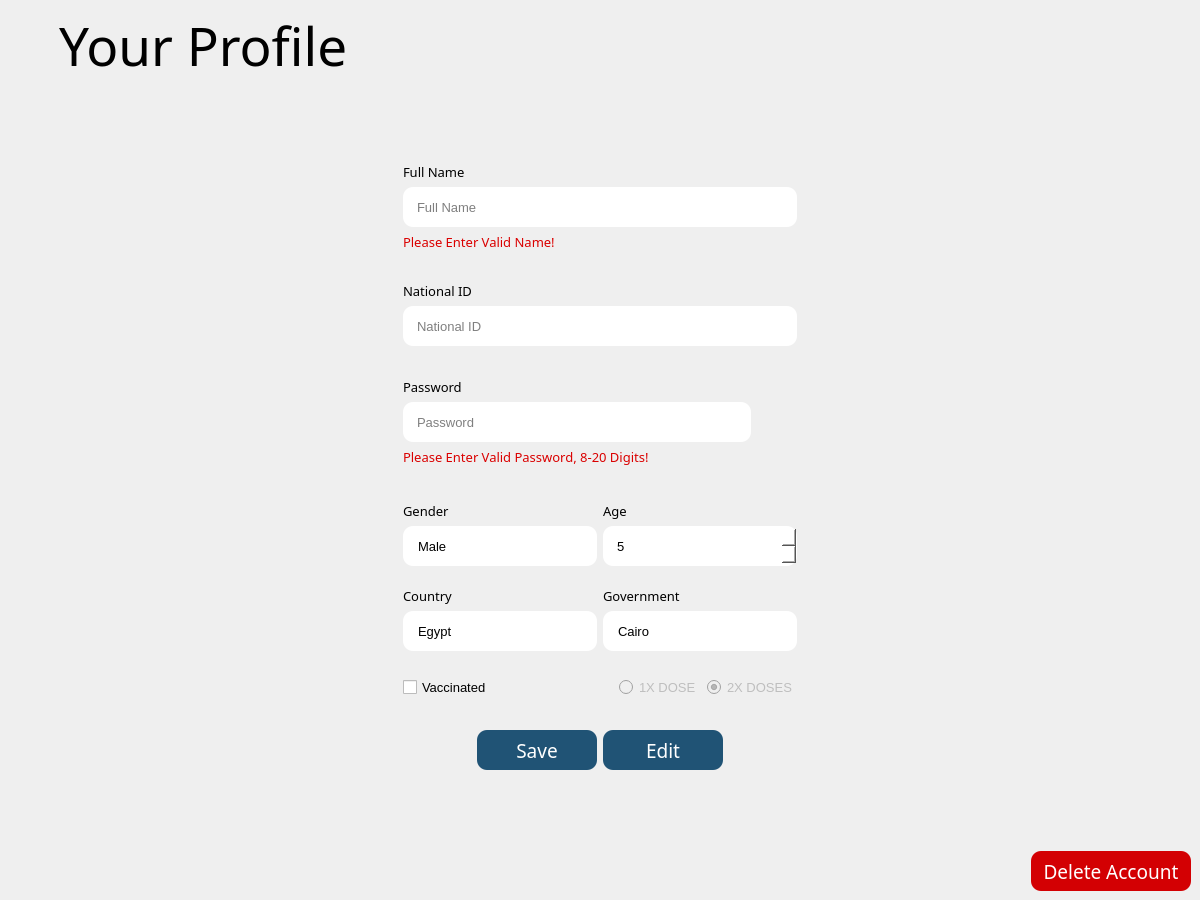
<?xml version="1.0" encoding="UTF-8"?>
<ui version="4.0">
 <class>UserProfileView</class>
 <widget class="QMainWindow" name="UserProfileView">
  <property name="geometry">
   <rect>
    <x>0</x>
    <y>0</y>
    <width>1200</width>
    <height>900</height>
   </rect>
  </property>
  <property name="minimumSize">
   <size>
    <width>1200</width>
    <height>900</height>
   </size>
  </property>
  <property name="windowTitle">
   <string>MainWindow</string>
  </property>
  <widget class="QWidget" name="centralwidget">
   <layout class="QVBoxLayout" name="verticalLayout">
    <item>
     <layout class="QHBoxLayout" name="headerHLayout" stretch="0,1,0,0">
      <item>
       <widget class="QLabel" name="headerLbl">
        <property name="font">
         <font>
          <family>Berlin Sans FB</family>
          <pointsize>40</pointsize>
         </font>
        </property>
        <property name="text">
         <string>Your Profile</string>
        </property>
        <property name="margin">
         <number>0</number>
        </property>
        <property name="indent">
         <number>50</number>
        </property>
       </widget>
      </item>
      <item>
       <spacer name="headerSpacer_MH">
        <property name="orientation">
         <enum>Qt::Horizontal</enum>
        </property>
        <property name="sizeHint" stdset="0">
         <size>
          <width>40</width>
          <height>20</height>
         </size>
        </property>
       </spacer>
      </item>
      <item>
       <widget class="QPushButton" name="backBtn">
        <property name="text">
         <string/>
        </property>
        <property name="icon">
         <iconset resource="../../WidgetsStack.qrc">
          <normaloff>:/WidgetsStack/Assets/logout-icon.png</normaloff>:/WidgetsStack/Assets/logout-icon.png</iconset>
        </property>
        <property name="iconSize">
         <size>
          <width>80</width>
          <height>80</height>
         </size>
        </property>
        <property name="flat">
         <bool>true</bool>
        </property>
       </widget>
      </item>
      <item>
       <spacer name="headerSpacer_RH">
        <property name="orientation">
         <enum>Qt::Horizontal</enum>
        </property>
        <property name="sizeHint" stdset="0">
         <size>
          <width>40</width>
          <height>20</height>
         </size>
        </property>
       </spacer>
      </item>
     </layout>
    </item>
    <item>
     <layout class="QHBoxLayout" name="MotherHorizontalLayout">
      <item>
       <spacer name="LeftHorizontalSpacer">
        <property name="orientation">
         <enum>Qt::Horizontal</enum>
        </property>
        <property name="sizeHint" stdset="0">
         <size>
          <width>40</width>
          <height>20</height>
         </size>
        </property>
       </spacer>
      </item>
      <item>
       <layout class="QVBoxLayout" name="MotherVerticalLayout">
        <item>
         <spacer name="verticalSpacer_1">
          <property name="orientation">
           <enum>Qt::Vertical</enum>
          </property>
          <property name="sizeHint" stdset="0">
           <size>
            <width>80</width>
            <height>80</height>
           </size>
          </property>
         </spacer>
        </item>
        <item>
         <widget class="QLabel" name="AgeLab_2">
          <property name="font">
           <font>
            <family>Berlin Sans FB</family>
            <pointsize>10</pointsize>
            <weight>50</weight>
            <bold>false</bold>
           </font>
          </property>
          <property name="text">
           <string>Full Name</string>
          </property>
         </widget>
        </item>
        <item>
         <widget class="QLineEdit" name="fullNameInput">
          <property name="sizePolicy">
           <sizepolicy hsizetype="Expanding" vsizetype="Fixed">
            <horstretch>0</horstretch>
            <verstretch>0</verstretch>
           </sizepolicy>
          </property>
          <property name="minimumSize">
           <size>
            <width>0</width>
            <height>40</height>
           </size>
          </property>
          <property name="font">
           <font>
            <family>MS Shell Dlg 2</family>
            <pointsize>10</pointsize>
           </font>
          </property>
          <property name="styleSheet">
           <string notr="true">QLineEdit {
  background-color: white;
  color: black;
  border: 2px  ;
  border-radius: 10px;
  padding-left: 12px;
}

QLineEdit[enabled=&quot;false&quot;] {
 color: #808080; 
 background-color: #F0F0F0;
}
</string>
          </property>
          <property name="text">
           <string/>
          </property>
          <property name="maxLength">
           <number>97</number>
          </property>
          <property name="echoMode">
           <enum>QLineEdit::Normal</enum>
          </property>
          <property name="placeholderText">
           <string>Full Name</string>
          </property>
         </widget>
        </item>
        <item>
         <widget class="QLabel" name="fullNameError">
          <property name="font">
           <font>
            <family>Berlin Sans FB</family>
            <pointsize>10</pointsize>
           </font>
          </property>
          <property name="styleSheet">
           <string notr="true">QLabel{
color:rgb(218, 0, 0)
}</string>
          </property>
          <property name="text">
           <string>Please Enter Valid Name!</string>
          </property>
          <property name="alignment">
           <set>Qt::AlignLeading|Qt::AlignLeft|Qt::AlignVCenter</set>
          </property>
         </widget>
        </item>
        <item>
         <spacer name="verticalSpacer_2">
          <property name="orientation">
           <enum>Qt::Vertical</enum>
          </property>
          <property name="sizeHint" stdset="0">
           <size>
            <width>20</width>
            <height>30</height>
           </size>
          </property>
         </spacer>
        </item>
        <item>
         <widget class="QLabel" name="AgeLab_3">
          <property name="font">
           <font>
            <family>Berlin Sans FB</family>
            <pointsize>10</pointsize>
            <weight>50</weight>
            <bold>false</bold>
           </font>
          </property>
          <property name="text">
           <string>National ID</string>
          </property>
         </widget>
        </item>
        <item>
         <widget class="QLineEdit" name="nationalIdInput">
          <property name="enabled">
           <bool>true</bool>
          </property>
          <property name="minimumSize">
           <size>
            <width>0</width>
            <height>40</height>
           </size>
          </property>
          <property name="font">
           <font>
            <family>MS Shell Dlg 2</family>
            <pointsize>10</pointsize>
           </font>
          </property>
          <property name="styleSheet">
           <string notr="true">QLineEdit {
  background-color: white;
  color: black;
  border: 2px  ;
  border-radius: 10px;
  padding-left: 12px;
}

QLineEdit[readOnly=&quot;true&quot;] {
 color: #808080; 
 background-color: #F0F0F0;
}</string>
          </property>
          <property name="maxLength">
           <number>14</number>
          </property>
          <property name="echoMode">
           <enum>QLineEdit::Normal</enum>
          </property>
          <property name="readOnly">
           <bool>true</bool>
          </property>
          <property name="placeholderText">
           <string>National ID</string>
          </property>
          <property name="cursorMoveStyle">
           <enum>Qt::LogicalMoveStyle</enum>
          </property>
         </widget>
        </item>
        <item>
         <spacer name="verticalSpacer_3">
          <property name="orientation">
           <enum>Qt::Vertical</enum>
          </property>
          <property name="sizeHint" stdset="0">
           <size>
            <width>20</width>
            <height>30</height>
           </size>
          </property>
         </spacer>
        </item>
        <item>
         <widget class="QLabel" name="AgeLab_4">
          <property name="font">
           <font>
            <family>Berlin Sans FB</family>
            <pointsize>10</pointsize>
            <weight>50</weight>
            <bold>false</bold>
           </font>
          </property>
          <property name="text">
           <string>Password</string>
          </property>
         </widget>
        </item>
        <item>
         <layout class="QHBoxLayout" name="passHLayout">
          <item>
           <widget class="QLineEdit" name="passwordInput">
            <property name="minimumSize">
             <size>
              <width>0</width>
              <height>40</height>
             </size>
            </property>
            <property name="maximumSize">
             <size>
              <width>16777215</width>
              <height>40</height>
             </size>
            </property>
            <property name="font">
             <font>
              <pointsize>10</pointsize>
             </font>
            </property>
            <property name="styleSheet">
             <string notr="true">QLineEdit {
  background-color: white;
  color: black;
  border: 2px  ;
  border-radius: 10px;
  padding-left: 12px;
}

QLineEdit[enabled=&quot;false&quot;] {
 color: #808080; 
 background-color: #F0F0F0;
}
</string>
            </property>
            <property name="maxLength">
             <number>20</number>
            </property>
            <property name="echoMode">
             <enum>QLineEdit::Password</enum>
            </property>
            <property name="placeholderText">
             <string>Password</string>
            </property>
           </widget>
          </item>
          <item>
           <widget class="QPushButton" name="togglePassBtn">
            <property name="minimumSize">
             <size>
              <width>40</width>
              <height>40</height>
             </size>
            </property>
            <property name="maximumSize">
             <size>
              <width>40</width>
              <height>40</height>
             </size>
            </property>
            <property name="text">
             <string/>
            </property>
            <property name="icon">
             <iconset resource="../../WidgetsStack.qrc">
              <normaloff>:/WidgetsStack/Assets/closed-eye-icon.png</normaloff>
              <normalon>:/WidgetsStack/Assets/eye-icon.png</normalon>:/WidgetsStack/Assets/closed-eye-icon.png</iconset>
            </property>
            <property name="iconSize">
             <size>
              <width>40</width>
              <height>40</height>
             </size>
            </property>
            <property name="checkable">
             <bool>true</bool>
            </property>
            <property name="checked">
             <bool>false</bool>
            </property>
            <property name="flat">
             <bool>true</bool>
            </property>
           </widget>
          </item>
         </layout>
        </item>
        <item>
         <widget class="QLabel" name="passwordError">
          <property name="font">
           <font>
            <family>Berlin Sans FB</family>
            <pointsize>10</pointsize>
           </font>
          </property>
          <property name="styleSheet">
           <string notr="true">QLabel{
color:rgb(218, 0, 0)
}</string>
          </property>
          <property name="text">
           <string>Please Enter Valid Password, 8-20 Digits!</string>
          </property>
          <property name="alignment">
           <set>Qt::AlignLeading|Qt::AlignLeft|Qt::AlignVCenter</set>
          </property>
         </widget>
        </item>
        <item>
         <spacer name="verticalSpacer_4">
          <property name="orientation">
           <enum>Qt::Vertical</enum>
          </property>
          <property name="sizeHint" stdset="0">
           <size>
            <width>20</width>
            <height>35</height>
           </size>
          </property>
         </spacer>
        </item>
        <item>
         <layout class="QHBoxLayout" name="ageHorizontalLayout">
          <item>
           <layout class="QVBoxLayout" name="verticalLayout_5">
            <item>
             <widget class="QLabel" name="GenderLab">
              <property name="font">
               <font>
                <family>Berlin Sans FB</family>
                <pointsize>10</pointsize>
                <weight>50</weight>
                <bold>false</bold>
                <strikeout>false</strikeout>
               </font>
              </property>
              <property name="text">
               <string>Gender</string>
              </property>
             </widget>
            </item>
            <item>
             <widget class="QComboBox" name="genderComboBox">
              <property name="enabled">
               <bool>false</bool>
              </property>
              <property name="minimumSize">
               <size>
                <width>0</width>
                <height>40</height>
               </size>
              </property>
              <property name="font">
               <font>
                <family>MS Shell Dlg 2</family>
                <pointsize>10</pointsize>
               </font>
              </property>
              <property name="styleSheet">
               <string notr="true">QComboBox {
background-color: white;
color: black;
border: 2px  ;
border-radius: 10px;
padding-left: 15px;
}

QComboBox[enabled=&quot;false&quot;] {
 color: #808080; 
 background-color: #F0F0F0;
}

QComboBox:editable {
    background: white;
}


QComboBox::drop-down {
    subcontrol-origin: padding;
    subcontrol-position: top right;
    width: 15px;
    border-left-width: 1px;
    border-left-style: solid; /* just a single line */
    border-top-right-radius: 3px; /* same radius as the QComboBox */
    border-bottom-right-radius: 3px;
}

QComboBox::down-arrow {
    image:url(:/WidgetsStack/Assets/arrow-down.png);
	width: 50; 
	padding-right:10px;
}


QComboBox::down-arrow:on { /* shift the arrow when popup is open */
    top: 1px;
    left: 1px;
}</string>
              </property>
              <property name="currentText">
               <string>Male</string>
              </property>
              <item>
               <property name="text">
                <string>Male</string>
               </property>
              </item>
              <item>
               <property name="text">
                <string>Female</string>
               </property>
              </item>
             </widget>
            </item>
           </layout>
          </item>
          <item>
           <layout class="QVBoxLayout" name="verticalLayout_6">
            <item>
             <widget class="QLabel" name="AgeLab">
              <property name="font">
               <font>
                <family>Berlin Sans FB</family>
                <pointsize>10</pointsize>
                <weight>50</weight>
                <bold>false</bold>
               </font>
              </property>
              <property name="text">
               <string>Age</string>
              </property>
             </widget>
            </item>
            <item>
             <widget class="QSpinBox" name="ageSpinBox">
              <property name="minimumSize">
               <size>
                <width>0</width>
                <height>40</height>
               </size>
              </property>
              <property name="font">
               <font>
                <family>MS Shell Dlg 2</family>
                <pointsize>10</pointsize>
               </font>
              </property>
              <property name="styleSheet">
               <string notr="true">QSpinBox {
background-color: white;
color: black;
border: 2px  ;
border-radius: 10px;
padding-left: 12px;
}


QSpinBox[enabled=&quot;false&quot;] {
 color: #808080; 
 background-color: #F0F0F0;
}

QSpinBox::up-button {
    subcontrol-origin: border;
    subcontrol-position: top right; /* position at the top right corner */
    width: 14px; /* 16 + 2*1px border-width = 15px padding + 3px parent border */
    border-image:url(:/WidgetsStack/Assets/arrow-up.png) 1;
    border-width: 1px;
    margin:3px;
  padding:0.9px;
}



QSpinBox::up-button:pressed {
    border-image: url(:/images/spinup_pressed.png) 1;
}

QSpinBox::up-arrow {
    image: url(:/images/up_arrow.png);
    width: 7px;
    height: 7px;
}

QSpinBox::up-arrow:disabled, QSpinBox::up-arrow:off { /* off state when value is max */
   image: url(:/images/up_arrow_disabled.png);
}

QSpinBox::down-button {
    subcontrol-origin: border;
    subcontrol-position: bottom right; /* position at bottom right corner */
    width: 14px;
    border-image: url(:/WidgetsStack/Assets/arrow-down.png);
    border-width: 1px;
    border-top-width: 0;
    margin:3px;
  padding:0.9px;


}



QSpinBox::down-button:pressed {
    border-image: url(:/images/spindown_pressed.png) 1;
}

QSpinBox::down-arrow {
    image: url(:/images/down_arrow.png);
    width: 7px;
    height: 7px;
}

QSpinBox::down-arrow:disabled,
QSpinBox::down-arrow:off { /* off state when value in min */
   image: url(:/images/down_arrow_disabled.png);
}
</string>
              </property>
              <property name="minimum">
               <number>5</number>
              </property>
             </widget>
            </item>
           </layout>
          </item>
         </layout>
        </item>
        <item>
         <spacer name="verticalSpacer_6">
          <property name="orientation">
           <enum>Qt::Vertical</enum>
          </property>
          <property name="sizeHint" stdset="0">
           <size>
            <width>20</width>
            <height>20</height>
           </size>
          </property>
         </spacer>
        </item>
        <item>
         <layout class="QHBoxLayout" name="countryHorizontalLayout">
          <item>
           <layout class="QVBoxLayout" name="verticalLayout_4">
            <item>
             <widget class="QLabel" name="CountryLab">
              <property name="font">
               <font>
                <family>Berlin Sans FB</family>
                <pointsize>10</pointsize>
                <weight>50</weight>
                <bold>false</bold>
               </font>
              </property>
              <property name="text">
               <string>Country</string>
              </property>
             </widget>
            </item>
            <item>
             <widget class="QComboBox" name="countryComboBox">
              <property name="minimumSize">
               <size>
                <width>0</width>
                <height>40</height>
               </size>
              </property>
              <property name="font">
               <font>
                <family>MS Shell Dlg 2</family>
                <pointsize>10</pointsize>
               </font>
              </property>
              <property name="styleSheet">
               <string notr="true">QComboBox {
background-color: white;
color: black;
border: 2px  ;
border-radius: 10px;
padding-left: 15px;
}

QComboBox[enabled=&quot;false&quot;] {
 color: #808080; 
 background-color: #F0F0F0;
}


QComboBox::drop-down {
    subcontrol-origin: padding;
    subcontrol-position: top right;
    width: 15px;
    border-left-width: 1px;
    border-left-style: solid; /* just a single line */
    border-top-right-radius: 3px; /* same radius as the QComboBox */
    border-bottom-right-radius: 3px;
}

QComboBox::down-arrow {
    image:url(:/WidgetsStack/Assets/arrow-down.png);
	width: 50; 
padding-right:10px;
}

QComboBox::down-arrow:on { /* shift the arrow when popup is open */
    top: 1px;
    left: 1px;
}</string>
              </property>
              <property name="editable">
               <bool>false</bool>
              </property>
              <property name="currentText">
               <string>Egypt</string>
              </property>
              <item>
               <property name="text">
                <string>Egypt</string>
               </property>
              </item>
              <item>
               <property name="text">
                <string>Abroad</string>
               </property>
              </item>
             </widget>
            </item>
           </layout>
          </item>
          <item>
           <layout class="QVBoxLayout" name="verticalLayout_3">
            <item>
             <widget class="QLabel" name="GovernmentLab">
              <property name="font">
               <font>
                <family>Berlin Sans FB</family>
                <pointsize>10</pointsize>
                <weight>50</weight>
                <bold>false</bold>
               </font>
              </property>
              <property name="text">
               <string>Government</string>
              </property>
             </widget>
            </item>
            <item>
             <widget class="QComboBox" name="governmentComboBox">
              <property name="minimumSize">
               <size>
                <width>0</width>
                <height>40</height>
               </size>
              </property>
              <property name="font">
               <font>
                <family>MS Shell Dlg 2</family>
                <pointsize>10</pointsize>
               </font>
              </property>
              <property name="styleSheet">
               <string notr="true">QComboBox {
background-color: white;
color: black;
border: 2px  ;
border-radius: 10px;
padding-left: 15px;
}

QComboBox[enabled=&quot;false&quot;] {
 color: #808080; 
 background-color: #F0F0F0;
}


QComboBox::drop-down {
    subcontrol-origin: padding;
    subcontrol-position: top right;
    width: 15px;
    border-left-width: 1px;
    border-left-style: solid; /* just a single line */
    border-top-right-radius: 3px; /* same radius as the QComboBox */
    border-bottom-right-radius: 3px;
}

QComboBox::down-arrow {
    image:url(:/WidgetsStack/Assets/arrow-down.png);
	width: 50; 
padding-right:10px;
}

QComboBox::down-arrow:on { /* shift the arrow when popup is open */
    top: 1px;
    left: 1px;
}</string>
              </property>
              <property name="insertPolicy">
               <enum>QComboBox::NoInsert</enum>
              </property>
              <item>
               <property name="text">
                <string>Cairo</string>
               </property>
              </item>
              <item>
               <property name="text">
                <string>Alexandria</string>
               </property>
              </item>
              <item>
               <property name="text">
                <string>Aswan</string>
               </property>
              </item>
              <item>
               <property name="text">
                <string>Asyut</string>
               </property>
              </item>
              <item>
               <property name="text">
                <string>Beheira</string>
               </property>
              </item>
              <item>
               <property name="text">
                <string>Beni Suef</string>
               </property>
              </item>
              <item>
               <property name="text">
                <string>Dakahlia</string>
               </property>
              </item>
              <item>
               <property name="text">
                <string>Damietta</string>
               </property>
              </item>
              <item>
               <property name="text">
                <string>Faiyum</string>
               </property>
              </item>
              <item>
               <property name="text">
                <string>Gharbia</string>
               </property>
              </item>
              <item>
               <property name="text">
                <string>Giza</string>
               </property>
              </item>
              <item>
               <property name="text">
                <string>Ismailia</string>
               </property>
              </item>
              <item>
               <property name="text">
                <string>Kafr El Sheik</string>
               </property>
              </item>
              <item>
               <property name="text">
                <string>Luxor</string>
               </property>
              </item>
              <item>
               <property name="text">
                <string>Matruh</string>
               </property>
              </item>
              <item>
               <property name="text">
                <string>Minya</string>
               </property>
              </item>
              <item>
               <property name="text">
                <string>Monufia</string>
               </property>
              </item>
              <item>
               <property name="text">
                <string>New Valley</string>
               </property>
              </item>
              <item>
               <property name="text">
                <string>North Sinai</string>
               </property>
              </item>
              <item>
               <property name="text">
                <string>Port Said</string>
               </property>
              </item>
              <item>
               <property name="text">
                <string>Qalyubia</string>
               </property>
              </item>
              <item>
               <property name="text">
                <string>Qena</string>
               </property>
              </item>
              <item>
               <property name="text">
                <string>Red Sea</string>
               </property>
              </item>
              <item>
               <property name="text">
                <string>Sharqia</string>
               </property>
              </item>
              <item>
               <property name="text">
                <string>Sohag</string>
               </property>
              </item>
              <item>
               <property name="text">
                <string>South</string>
               </property>
              </item>
              <item>
               <property name="text">
                <string>Suez</string>
               </property>
              </item>
             </widget>
            </item>
           </layout>
          </item>
         </layout>
        </item>
        <item>
         <spacer name="verticalSpacer_8">
          <property name="orientation">
           <enum>Qt::Vertical</enum>
          </property>
          <property name="sizeHint" stdset="0">
           <size>
            <width>20</width>
            <height>20</height>
           </size>
          </property>
         </spacer>
        </item>
        <item>
         <layout class="QHBoxLayout" name="DoseHorizontalLayout">
          <item>
           <widget class="QCheckBox" name="isVaccinatedCheck">
            <property name="enabled">
             <bool>true</bool>
            </property>
            <property name="minimumSize">
             <size>
              <width>0</width>
              <height>31</height>
             </size>
            </property>
            <property name="font">
             <font>
              <family>MS Shell Dlg 2</family>
              <pointsize>10</pointsize>
             </font>
            </property>
            <property name="styleSheet">
             <string notr="true"/>
            </property>
            <property name="text">
             <string>Vaccinated</string>
            </property>
           </widget>
          </item>
          <item>
           <spacer name="MidDoseHorizontalSpacer">
            <property name="orientation">
             <enum>Qt::Horizontal</enum>
            </property>
            <property name="sizeHint" stdset="0">
             <size>
              <width>40</width>
              <height>20</height>
             </size>
            </property>
           </spacer>
          </item>
          <item>
           <spacer name="RIghtDosehorizontalSpacer">
            <property name="orientation">
             <enum>Qt::Horizontal</enum>
            </property>
            <property name="sizeHint" stdset="0">
             <size>
              <width>40</width>
              <height>20</height>
             </size>
            </property>
           </spacer>
          </item>
          <item>
           <widget class="QRadioButton" name="oneDoseRadioBtn">
            <property name="enabled">
             <bool>false</bool>
            </property>
            <property name="minimumSize">
             <size>
              <width>0</width>
              <height>31</height>
             </size>
            </property>
            <property name="font">
             <font>
              <family>MS Shell Dlg 2</family>
              <pointsize>10</pointsize>
             </font>
            </property>
            <property name="text">
             <string>1X DOSE</string>
            </property>
            <property name="checkable">
             <bool>true</bool>
            </property>
           </widget>
          </item>
          <item>
           <widget class="QRadioButton" name="twoDoseRadioBtn">
            <property name="enabled">
             <bool>false</bool>
            </property>
            <property name="minimumSize">
             <size>
              <width>0</width>
              <height>31</height>
             </size>
            </property>
            <property name="font">
             <font>
              <family>MS Shell Dlg 2</family>
              <pointsize>10</pointsize>
             </font>
            </property>
            <property name="text">
             <string>2X DOSES</string>
            </property>
            <property name="checkable">
             <bool>true</bool>
            </property>
            <property name="checked">
             <bool>true</bool>
            </property>
           </widget>
          </item>
         </layout>
        </item>
        <item>
         <spacer name="verticalSpacer_10">
          <property name="orientation">
           <enum>Qt::Vertical</enum>
          </property>
          <property name="sizeHint" stdset="0">
           <size>
            <width>20</width>
            <height>25</height>
           </size>
          </property>
         </spacer>
        </item>
        <item>
         <layout class="QHBoxLayout" name="registerHorizontalLayout">
          <item>
           <spacer name="horizontalSpacer">
            <property name="orientation">
             <enum>Qt::Horizontal</enum>
            </property>
            <property name="sizeHint" stdset="0">
             <size>
              <width>60</width>
              <height>20</height>
             </size>
            </property>
           </spacer>
          </item>
          <item>
           <widget class="QPushButton" name="saveBtn">
            <property name="minimumSize">
             <size>
              <width>120</width>
              <height>40</height>
             </size>
            </property>
            <property name="font">
             <font>
              <family>Berlin Sans FB</family>
              <pointsize>14</pointsize>
              <weight>50</weight>
              <bold>false</bold>
             </font>
            </property>
            <property name="cursor">
             <cursorShape>ArrowCursor</cursorShape>
            </property>
            <property name="styleSheet">
             <string notr="true">QPushButton{
	color:rgb(255, 255, 255);
	background-color: #205375;
	border: 2px  ;
	border-radius: 10px;
}


QPushButton:hover {
	background-color: #297EB7;
}

QPushButton:pressed {
	background-color: rgb(34, 106, 154);
}
</string>
            </property>
            <property name="text">
             <string>Save</string>
            </property>
           </widget>
          </item>
          <item>
           <widget class="QPushButton" name="EditAndCloseBtn">
            <property name="minimumSize">
             <size>
              <width>120</width>
              <height>40</height>
             </size>
            </property>
            <property name="font">
             <font>
              <family>Berlin Sans FB</family>
              <pointsize>14</pointsize>
              <weight>50</weight>
              <bold>false</bold>
             </font>
            </property>
            <property name="cursor">
             <cursorShape>ArrowCursor</cursorShape>
            </property>
            <property name="styleSheet">
             <string notr="true">QPushButton{
	color:rgb(255, 255, 255);
	background-color: #205375;
	border: 2px  ;
	border-radius: 10px;
}


QPushButton:hover {
	background-color: #297EB7;
}

QPushButton:pressed {
	background-color: rgb(34, 106, 154);
}
</string>
            </property>
            <property name="text">
             <string>Edit</string>
            </property>
           </widget>
          </item>
          <item>
           <spacer name="horizontalSpacer_2">
            <property name="orientation">
             <enum>Qt::Horizontal</enum>
            </property>
            <property name="sizeHint" stdset="0">
             <size>
              <width>60</width>
              <height>20</height>
             </size>
            </property>
           </spacer>
          </item>
         </layout>
        </item>
        <item>
         <spacer name="verticalSpacer_9">
          <property name="orientation">
           <enum>Qt::Vertical</enum>
          </property>
          <property name="sizeHint" stdset="0">
           <size>
            <width>20</width>
            <height>80</height>
           </size>
          </property>
         </spacer>
        </item>
       </layout>
      </item>
      <item>
       <spacer name="RightHorizontalSpacer">
        <property name="orientation">
         <enum>Qt::Horizontal</enum>
        </property>
        <property name="sizeHint" stdset="0">
         <size>
          <width>40</width>
          <height>20</height>
         </size>
        </property>
       </spacer>
      </item>
     </layout>
    </item>
    <item>
     <layout class="QHBoxLayout" name="horizontalLayout">
      <item>
       <spacer name="horizontalSpacer_3">
        <property name="orientation">
         <enum>Qt::Horizontal</enum>
        </property>
        <property name="sizeHint" stdset="0">
         <size>
          <width>40</width>
          <height>20</height>
         </size>
        </property>
       </spacer>
      </item>
      <item>
       <widget class="QPushButton" name="deleteBtn">
        <property name="minimumSize">
         <size>
          <width>160</width>
          <height>40</height>
         </size>
        </property>
        <property name="font">
         <font>
          <family>Berlin Sans FB</family>
          <pointsize>14</pointsize>
          <weight>50</weight>
          <bold>false</bold>
         </font>
        </property>
        <property name="cursor">
         <cursorShape>ArrowCursor</cursorShape>
        </property>
        <property name="styleSheet">
         <string notr="true">QPushButton{
	color:rgb(255, 255, 255);
	background-color: rgb(211, 0, 3);
	border: 2px  ;
	border-radius: 10px;
}


QPushButton:hover {
	background-color: rgb(231, 0, 3);
}

QPushButton:pressed {
	background-color: rgb(180, 0, 3);
}
</string>
        </property>
        <property name="text">
         <string>Delete Account</string>
        </property>
       </widget>
      </item>
     </layout>
    </item>
   </layout>
  </widget>
 </widget>
 <resources>
  <include location="../../WidgetsStack.qrc"/>
 </resources>
 <connections/>
</ui>
